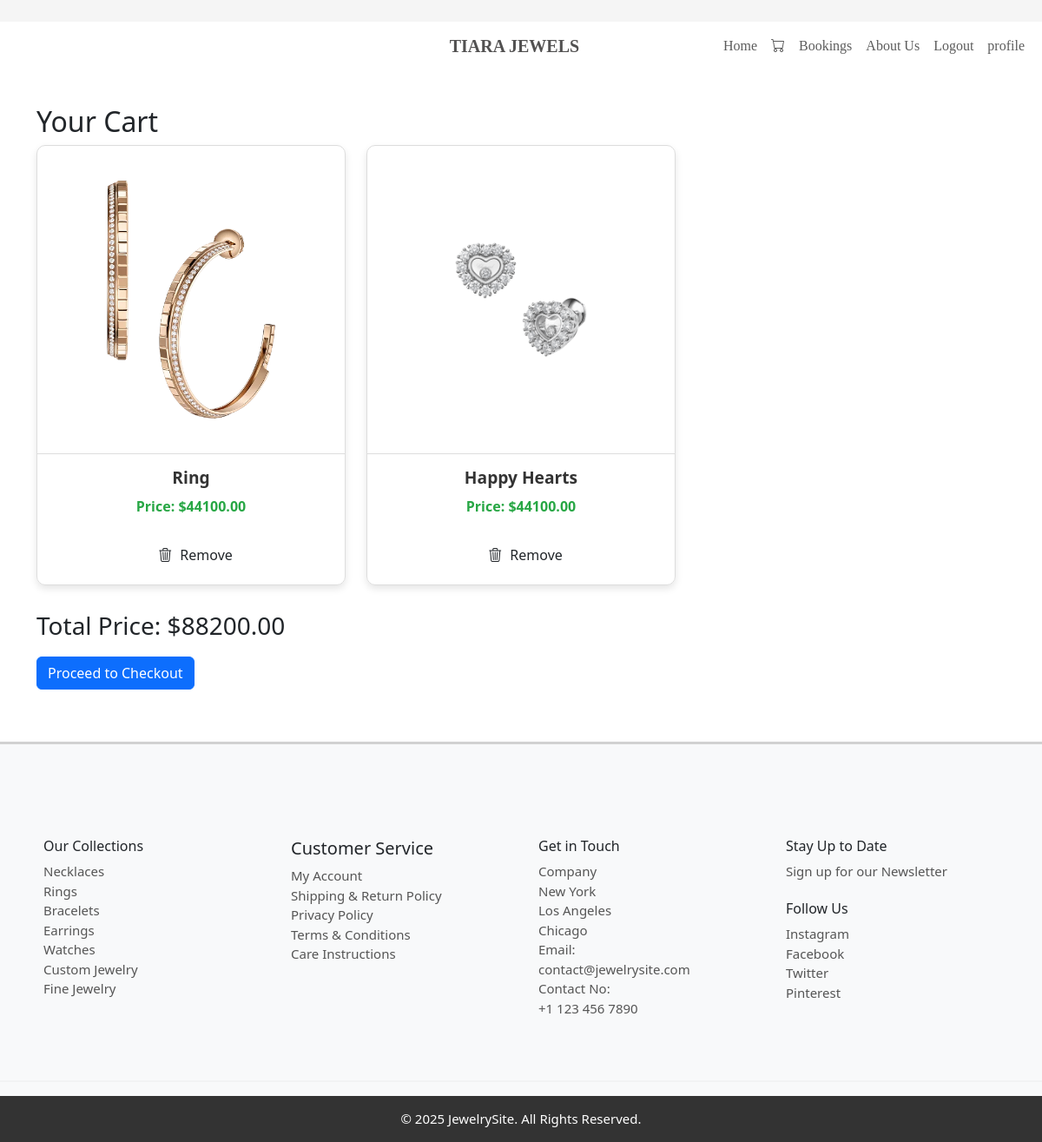
Screenshot of /cart_display (signed in) with the database file from the repository.
### app/models.py (models this page shows, shortened)
class Cart(models.Model):
    user=models.ForeignKey(User,on_delete=models.CASCADE)
    product=models.ForeignKey(Jewelry,on_delete=models.CASCADE)

class Jewelry(models.Model):
    name = models.CharField(max_length=255)
    description = models.TextField()
    material = models.CharField(max_length=100)
    price = models.DecimalField(max_digits=10, decimal_places=2)
    weight = models.DecimalField(max_digits=5, decimal_places=2)
    image = models.ImageField()
    created_at = models.DateTimeField(auto_now_add=True)
    category = models.ForeignKey(JewelryType, on_delete=models.CASCADE)

### app/views.py (the view)
# urls.py: path('cart_display',views.cart_display),
def cart_display(req):
    log_user = User.objects.get(username=req.session['user'])
    data = Cart.objects.filter(user=log_user)
    total_price = sum(cart_item.product.price for cart_item in data)
    return render(req, 'user/cart_display.html', {'data': data, 'total_price': total_price})

### templates/user/cart_display.html (shortened to what this page needs)
<!DOCTYPE html>
<html lang="en">
<head>
    {% load static %}
    <link rel="stylesheet" href="{% static '/css/cart.css' %}">
    <link rel="stylesheet" href="https://cdn.jsdelivr.net/npm/bootstrap-icons@1.11.3/font/bootstrap-icons.min.css">
    <link href="https://cdn.jsdelivr.net/npm/bootstrap@5.3.3/dist/css/bootstrap.min.css" rel="stylesheet">
</head>
<body>
              <div class="line" style="background-color: whitesmoke; width: 100%; height: 25px; color: white; font-size: 13px; padding-left: 33%;"></div>
              <nav class="navbar navbar-expand-lg navbar-light " style="background-color:  white; top: 0px; font-family: 'Times New Roman', Times, serif; font-weight: 500px;" >
                <div class="container-fluid">
                    <a class="navbar-brand" href="#" style="color: rgb(82, 81, 81); font-weight: 800; padding-left: 43%;">TIARA JEWELS</i></a>
                    <div class="collapse navbar-collapse" id="navbarNav">
                        <ul class="navbar-nav ms-auto">
                            <li class="nav-item">
                                <a class="nav-link active" style="color: rgb(92, 92, 92);" aria-current="page" href="user_home">Home</a>
                            </li>
                            <li class="nav-item">
                                <a class="nav-link" style="color: rgb(92, 92, 92);" href="cart_display"><i class="bi bi-cart"></i></a>
                            </li>
                            <li class="nav-item">
                                <a class="nav-link" style="color: rgb(92, 92, 92);" href="user_booking">Bookings</a>
                            </li>
                            <li class="nav-item">
                                <a class="nav-link" style="color: rgb(92, 92, 92); " href="about">About Us</a>
                            </li>
                            <li class="nav-item">
                                <a class="nav-link" style="color: rgb(92, 92, 92); " href="logout">Logout</a>
                            </li>
                            <li class="nav-item">
                                <a class="nav-link" style="color: rgb(92, 92, 92); " href="profile/">profile</a>
                            </li>
                        </ul>
                    </div>
                </div>
            </nav>
            <div class="container">
                <h2>Your Cart</h2>
                <div class="row">
                    {% if data %}
                        {% for cart_obj in data %}
                        <div class="col-lg-4 col-md-6 col-sm-12 product-item">
                            <div class="product-card">
                                <div class="product-image">
                                    <img src="{{ cart_obj.product.image.url }}" alt="{{ cart_obj.product.name }}">
                                </div>
                                <div class="product-info">
                                    <h5>{{ cart_obj.product.name }}</h5>
                                    <p class="price">Price: ${{ cart_obj.product.price }}</p>
                                    <a href="../delete_cart/{{ cart_obj.pk }}" class="btn btn-delete" onclick="return confirmDelete(event)">
                                        <i class="bi bi-trash3"></i> Remove
                                    </a>
                                </div>
                            </div>
                        </div>
                        {% endfor %}
                    {% else %}
                        <p>Your cart is empty.</p>
                    {% endif %}
                </div>
                <div class="row">
                    <div class="col-12">
                        <div class="cart-total">
                            <h3>Total Price: ${{ total_price }}</h3>
                        </div>
                    </div>
                </div>
                {% if data %}
                    <div class="row">
                        <div class="col-12">
                            <a href="{% url 'checkout' %}" class="btn btn-primary">Proceed to Checkout</a>
                        </div>
                    </div>
                {% endif %}
            </div>
    <div class="ftr" style="padding-top: 2%">
        <footer class="text-dark pt-5 mt-3" style="font-size: 15px; background-color: #f8f9fa; border-top: 3px solid #d1d1d1;">
            <div class="container">
                <div class="row">
                    <div class="col-md-3" style="padding: 20px;">
                        <h6> Our Collections</h6>
                        <ul class="list-unstyled">
                            <li><a href="#" style="text-decoration: none; color: #555;"> Necklaces</a></li>
                            <li><a href="#" style="text-decoration: none; color: #555;"> Rings</a></li>
                            <li><a href="#" style="text-decoration: none; color: #555;"> Bracelets</a></li>
                            <li><a href="#" style="text-decoration: none; color: #555;"> Earrings</a></li>
                            <li><a href="#" style="text-decoration: none; color: #555;"> Watches</a></li>
                            <li><a href="#" style="text-decoration: none; color: #555;"> Custom Jewelry</a></li>
                            <li><a href="#" style="text-decoration: none; color: #555;"> Fine Jewelry</a></li>
                        </ul>
                    </div>
                    <div class="col-md-3" style="padding: 20px;">
                        <h5> Customer Service</h5>
                        <ul class="list-unstyled">
                            <li><a href="#" style="text-decoration: none; color: #555;"> My Account</a></li>
                            <li><a href="#" style="text-decoration: none; color: #555;"> Shipping & Return Policy</a></li>
                            <li><a href="#" style="text-decoration: none; color: #555;"> Privacy Policy</a></li>
                            <li><a href="#" style="text-decoration: none; color: #555;"> Terms & Conditions</a></li>
                            <li><a href="#" style="text-decoration: none; color: #555;"> Care Instructions</a></li>
                        </ul>
                    </div>
                    <div class="col-md-3" style="padding: 20px;">
                        <h6> Get in Touch</h6>
                        <ul class="list-unstyled">
                            <li><a href="#" style="text-decoration: none; color: #555;"> Company</a></li>
                            <li><a href="#" style="text-decoration: none; color: #555;"> New York</a></li>
                            <li><a href="#" style="text-decoration: none; color: #555;"> Los Angeles</a></li>
                            <li><a href="#" style="text-decoration: none; color: #555;"> Chicago</a></li>
                            <li><a href="#" style="text-decoration: none; color: #555;"> Email:</a></li>
                            <li><a href="#" style="text-decoration: none; color: #555;"> contact@jewelrysite.com</a></li>
                            <li><a href="#" style="text-decoration: none; color: #555;"> Contact No:</a></li>
                            <li><a href="#" style="text-decoration: none; color: #555;"> +1 123 456 7890</a></li>
                        </ul>
                    </div>
                    <div class="col-md-3" style="padding: 20px;">
                        <h6> Stay Up to Date</h6>
                        <ul class="list-unstyled">
                            <li><a href="#" style="text-decoration: none; color: #555;"> Sign up for our Newsletter</a></li>
                            <br>
                            <h6> Follow Us</h6>
                            <ul class="list-unstyled">
                                <li><a href="#" style="text-decoration: none; color: #555;"> Instagram</a></li>
                                <li><a href="#" style="text-decoration: none; color: #555;"> Facebook</a></li>
                                <li><a href="#" style="text-decoration: none; color: #555;"> Twitter</a></li>
                                <li><a href="#" style="text-decoration: none; color: #555;"> Pinterest</a></li>
                            </ul>
                        </ul>
                    </div>
                </div>
            </div>
            <hr style="border-top: 2px solid #ddd;">
            <div style="background-color: #333; color: #fff; text-align: center; padding: 15px 0;">
                <p style="margin: 0;">&copy; 2025 JewelrySite. All Rights Reserved.</p>
            </div>
        </footer>
      </div>
</body>
</html>

### static/css/cart.css (style rules this page uses)
.container { margin-top: 20px; padding: 20px; }
.product-item { margin-bottom: 30px; }
.product-card { border: 1px solid #ddd; border-radius: 10px; overflow: hidden; box-shadow: 0 4px 8px rgba(0, 0, 0, 0.1); transition: transform 0.3s ease-in-out; }
.product-image img { width: 100%; height: auto; object-fit: cover; border-bottom: 1px solid #ddd; }
.product-info { padding: 15px; text-align: center; }
.product-info h5 { font-size: 1.2rem; font-weight: bold; color: #333; margin-bottom: 10px; }
.price { font-size: 1rem; color: #28a745; font-weight: bold; margin-bottom: 15px; }
.btn { display: inline-block; padding: 8px 16px; font-size: 0.9rem; font-weight: bold; border-radius: 5px; text-decoration: none; text-align: center; margin-top: 10px; }
.btn-delete { background-color: #dc3545; color: white; margin-left: 10px; }
.bi-trash3 { margin-right: 5px; }

### rows the page displays
Cart: product.image (picture), product.name "Ring", product.price "44100.00"
Cart: product.image (picture), product.name "Happy Hearts", product.price "44100.00"

### other values shown
{{ total_price }} "88200.00"
